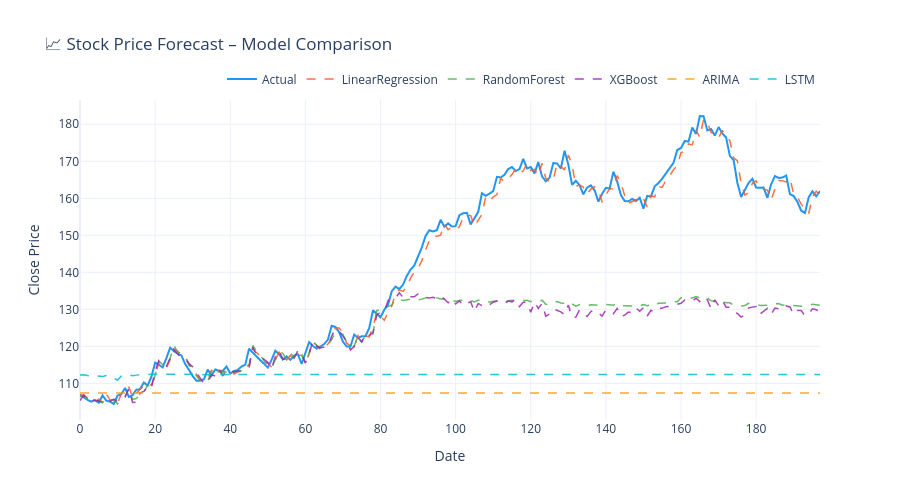

Notebook source saved alongside this figure:
### Code cell
# ── 9. Interactive Plotly Comparison ─────────────────────────────────────────
fig = plotly_predictions(test_df, results, y_test, save=False)
fig.show()

### Figure 1 — Plotly figure (JSON) as saved in the notebook; plotly's stock layout.template omitted (floating-point values rounded to 4 significant figures; data arrays with more than 128 entries replaced by an {"elided": "..."} marker saying what was removed)
{"data": [{"line": {"color": "#2196F3", "width": 2}, "mode": "lines", "name": "Actual", "type": "scatter", "x": {"elided": "198 int values"}, "y": {"elided": "198 float values"}}, {"line": {"color": "#FF5722", "dash": "dash", "width": 1.5}, "mode": "lines", "name": "LinearRegression", "opacity": 0.85, "type": "scatter", "x": {"elided": "198 int values"}, "y": {"elided": "198 float values"}}, {"line": {"color": "#4CAF50", "dash": "dash", "width": 1.5}, "mode": "lines", "name": "RandomForest", "opacity": 0.85, "type": "scatter", "x": {"elided": "198 int values"}, "y": {"elided": "198 float values"}}, {"line": {"color": "#9C27B0", "dash": "dash", "width": 1.5}, "mode": "lines", "name": "XGBoost", "opacity": 0.85, "type": "scatter", "x": {"elided": "198 int values"}, "y": {"elided": "198 float values"}}, {"line": {"color": "#FF9800", "dash": "dash", "width": 1.5}, "mode": "lines", "name": "ARIMA", "opacity": 0.85, "type": "scatter", "x": {"elided": "198 int values"}, "y": {"elided": "198 float values"}}, {"line": {"color": "#00BCD4", "dash": "dash", "width": 1.5}, "mode": "lines", "name": "LSTM", "opacity": 0.85, "type": "scatter", "x": {"elided": "198 int values"}, "y": {"elided": "198 float values"}}], "layout": {"height": 500, "hovermode": "x unified", "legend": {"orientation": "h", "x": 1, "xanchor": "right", "y": 1.02, "yanchor": "bottom"}, "title": {"text": "📈 Stock Price Forecast – Model Comparison"}, "xaxis": {"title": {"text": "Date"}}, "yaxis": {"title": {"text": "Close Price"}}}}
